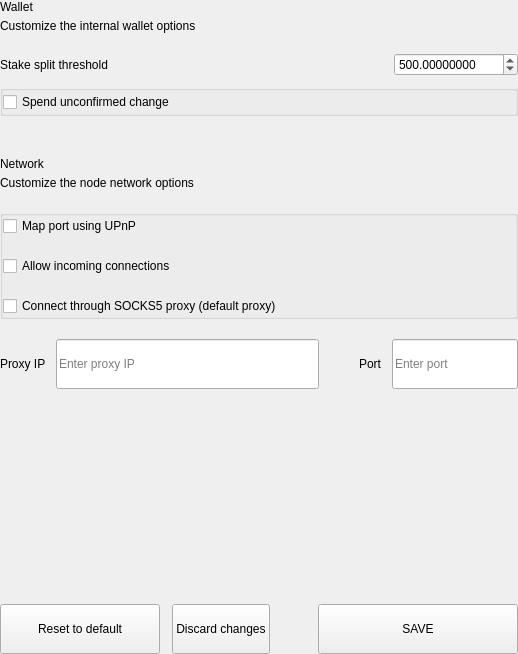
<?xml version="1.0" encoding="UTF-8"?>
<ui version="4.0">
 <class>SettingsWalletOptionsWidget</class>
 <widget class="QWidget" name="SettingsWalletOptionsWidget">
  <property name="geometry">
   <rect>
    <x>0</x>
    <y>0</y>
    <width>518</width>
    <height>654</height>
   </rect>
  </property>
  <property name="windowTitle">
   <string>Form</string>
  </property>
  <layout class="QVBoxLayout" name="verticalLayout">
   <property name="spacing">
    <number>0</number>
   </property>
   <property name="leftMargin">
    <number>0</number>
   </property>
   <property name="topMargin">
    <number>0</number>
   </property>
   <property name="rightMargin">
    <number>0</number>
   </property>
   <property name="bottomMargin">
    <number>0</number>
   </property>
   <item>
    <widget class="QWidget" name="left" native="true">
     <layout class="QVBoxLayout" name="verticalLayout_1">
      <property name="leftMargin">
       <number>0</number>
      </property>
      <property name="topMargin">
       <number>0</number>
      </property>
      <property name="rightMargin">
       <number>0</number>
      </property>
      <property name="bottomMargin">
       <number>0</number>
      </property>
      <item>
       <layout class="QVBoxLayout" name="verticalLayout_2">
        <property name="spacing">
         <number>0</number>
        </property>
        <item>
         <layout class="QHBoxLayout" name="horizontalLayout">
          <property name="spacing">
           <number>0</number>
          </property>
          <item>
           <layout class="QVBoxLayout" name="verticalLayoutTitle">
            <property name="spacing">
             <number>5</number>
            </property>
            <item>
             <widget class="QLabel" name="labelTitle">
              <property name="text">
               <string>Wallet</string>
              </property>
             </widget>
            </item>
            <item>
             <widget class="QLabel" name="labelSubtitle1">
              <property name="text">
               <string>Customize the internal wallet options</string>
              </property>
              <property name="wordWrap">
               <bool>true</bool>
              </property>
             </widget>
            </item>
           </layout>
          </item>
         </layout>
        </item>
        <item>
         <spacer name="verticalSpacer">
          <property name="orientation">
           <enum>Qt::Vertical</enum>
          </property>
          <property name="sizeType">
           <enum>QSizePolicy::Fixed</enum>
          </property>
          <property name="sizeHint" stdset="0">
           <size>
            <width>20</width>
            <height>20</height>
           </size>
          </property>
         </spacer>
        </item>
        <item>
         <layout class="QHBoxLayout" name="horizontalLayout_1">
          <property name="bottomMargin">
           <number>9</number>
          </property>
          <item>
           <widget class="QLabel" name="labelTitleStake">
            <property name="text">
             <string>Stake split threshold</string>
            </property>
           </widget>
          </item>
          <item>
           <spacer name="horizontalSpacer">
            <property name="orientation">
             <enum>Qt::Horizontal</enum>
            </property>
            <property name="sizeHint" stdset="0">
             <size>
              <width>40</width>
              <height>20</height>
             </size>
            </property>
           </spacer>
          </item>
          <item>
           <widget class="QDoubleSpinBox" name="spinBoxStakeSplitThreshold">
            <property name="decimals">
             <number>8</number>
            </property>
            <property name="minimum">
             <number>0</number>
            </property>
            <property name="maximum">
             <number>999999</number>
            </property>
            <property name="value">
             <number>500</number>
            </property>
           </widget>
          </item>
         </layout>
        </item>
        <item>
         <widget class="QGroupBox" name="groupBox">
          <property name="title">
           <string/>
          </property>
          <layout class="QVBoxLayout" name="verticalLayout_3">
           <property name="spacing">
            <number>20</number>
           </property>
           <property name="leftMargin">
            <number>0</number>
           </property>
           <property name="topMargin">
            <number>0</number>
           </property>
           <property name="rightMargin">
            <number>0</number>
           </property>
           <property name="bottomMargin">
            <number>0</number>
           </property>
           <item>
            <widget class="QCheckBox" name="radioButtonSpend">
             <property name="text">
              <string>Spend unconfirmed change</string>
             </property>
            </widget>
           </item>
          </layout>
         </widget>
        </item>
        <item>
         <spacer name="verticalSpacer_1">
          <property name="orientation">
           <enum>Qt::Vertical</enum>
          </property>
          <property name="sizeType">
           <enum>QSizePolicy::Fixed</enum>
          </property>
          <property name="sizeHint" stdset="0">
           <size>
            <width>20</width>
            <height>20</height>
           </size>
          </property>
         </spacer>
        </item>
        <item>
         <widget class="QLabel" name="labelDivider">
          <property name="minimumSize">
           <size>
            <width>0</width>
            <height>1</height>
           </size>
          </property>
          <property name="maximumSize">
           <size>
            <width>16777215</width>
            <height>1</height>
           </size>
          </property>
          <property name="text">
           <string/>
          </property>
         </widget>
        </item>
        <item>
         <spacer name="verticalSpacer_2">
          <property name="orientation">
           <enum>Qt::Vertical</enum>
          </property>
          <property name="sizeType">
           <enum>QSizePolicy::Fixed</enum>
          </property>
          <property name="sizeHint" stdset="0">
           <size>
            <width>20</width>
            <height>20</height>
           </size>
          </property>
         </spacer>
        </item>
        <item>
         <layout class="QHBoxLayout" name="horizontalLayout_2">
          <property name="spacing">
           <number>0</number>
          </property>
          <item>
           <layout class="QVBoxLayout" name="verticalLayoutTitle_1">
            <property name="spacing">
             <number>5</number>
            </property>
            <item>
             <widget class="QLabel" name="labelTitleNetwork">
              <property name="text">
               <string>Network</string>
              </property>
             </widget>
            </item>
            <item>
             <widget class="QLabel" name="labelSubtitleNetwork">
              <property name="text">
               <string>Customize the node network options</string>
              </property>
              <property name="wordWrap">
               <bool>true</bool>
              </property>
             </widget>
            </item>
           </layout>
          </item>
         </layout>
        </item>
        <item>
         <spacer name="verticalSpacer_3">
          <property name="orientation">
           <enum>Qt::Vertical</enum>
          </property>
          <property name="sizeType">
           <enum>QSizePolicy::Fixed</enum>
          </property>
          <property name="sizeHint" stdset="0">
           <size>
            <width>20</width>
            <height>20</height>
           </size>
          </property>
         </spacer>
        </item>
        <item>
         <widget class="QGroupBox" name="groupBox_1">
          <property name="title">
           <string/>
          </property>
          <layout class="QVBoxLayout" name="verticalLayout_4">
           <property name="spacing">
            <number>20</number>
           </property>
           <property name="leftMargin">
            <number>0</number>
           </property>
           <property name="topMargin">
            <number>0</number>
           </property>
           <property name="rightMargin">
            <number>0</number>
           </property>
           <property name="bottomMargin">
            <number>0</number>
           </property>
           <item>
            <widget class="QCheckBox" name="checkBoxMap">
             <property name="text">
              <string>Map port using UPnP</string>
             </property>
            </widget>
           </item>
           <item>
            <widget class="QCheckBox" name="checkBoxAllow">
             <property name="text">
              <string>Allow incoming connections</string>
             </property>
            </widget>
           </item>
           <item>
            <widget class="QCheckBox" name="checkBoxConnect">
             <property name="text">
              <string>Connect through SOCKS5 proxy (default proxy)</string>
             </property>
            </widget>
           </item>
          </layout>
         </widget>
        </item>
        <item>
         <spacer name="verticalSpacer_4">
          <property name="orientation">
           <enum>Qt::Vertical</enum>
          </property>
          <property name="sizeType">
           <enum>QSizePolicy::Fixed</enum>
          </property>
          <property name="sizeHint" stdset="0">
           <size>
            <width>20</width>
            <height>20</height>
           </size>
          </property>
         </spacer>
        </item>
        <item>
         <layout class="QHBoxLayout" name="horizontalLayout_3" stretch="2,0,1">
          <property name="spacing">
           <number>0</number>
          </property>
          <item>
           <layout class="QHBoxLayout" name="horizontalLayout_4">
            <property name="spacing">
             <number>10</number>
            </property>
            <item>
             <widget class="QLabel" name="labelSubtitleProxy">
              <property name="text">
               <string>Proxy IP</string>
              </property>
             </widget>
            </item>
            <item>
             <widget class="QLineEdit" name="lineEditProxy">
              <property name="minimumSize">
               <size>
                <width>0</width>
                <height>50</height>
               </size>
              </property>
              <property name="maximumSize">
               <size>
                <width>16777215</width>
                <height>50</height>
               </size>
              </property>
              <property name="placeholderText">
               <string>Enter proxy IP</string>
              </property>
             </widget>
            </item>
           </layout>
          </item>
          <item>
           <spacer name="horizontalSpacer_1">
            <property name="orientation">
             <enum>Qt::Horizontal</enum>
            </property>
            <property name="sizeHint" stdset="0">
             <size>
              <width>40</width>
              <height>20</height>
             </size>
            </property>
           </spacer>
          </item>
          <item>
           <layout class="QHBoxLayout" name="horizontalLayout_5">
            <property name="spacing">
             <number>10</number>
            </property>
            <item>
             <widget class="QLabel" name="labelSubtitlePort">
              <property name="text">
               <string>Port</string>
              </property>
             </widget>
            </item>
            <item>
             <widget class="QLineEdit" name="lineEditPort">
              <property name="minimumSize">
               <size>
                <width>0</width>
                <height>50</height>
               </size>
              </property>
              <property name="maximumSize">
               <size>
                <width>16777215</width>
                <height>50</height>
               </size>
              </property>
              <property name="placeholderText">
               <string>Enter port</string>
              </property>
             </widget>
            </item>
           </layout>
          </item>
         </layout>
        </item>
        <item>
         <spacer name="verticalSpacer_5">
          <property name="orientation">
           <enum>Qt::Vertical</enum>
          </property>
          <property name="sizeHint" stdset="0">
           <size>
            <width>20</width>
            <height>40</height>
           </size>
          </property>
         </spacer>
        </item>
        <item>
         <layout class="QHBoxLayout" name="horizontalLayout_6">
          <property name="spacing">
           <number>12</number>
          </property>
          <item>
           <widget class="QPushButton" name="pushButtonReset">
            <property name="minimumSize">
             <size>
              <width>160</width>
              <height>50</height>
             </size>
            </property>
            <property name="maximumSize">
             <size>
              <width>50</width>
              <height>16777215</height>
             </size>
            </property>
            <property name="focusPolicy">
             <enum>Qt::NoFocus</enum>
            </property>
            <property name="text">
             <string>Reset to default</string>
            </property>
           </widget>
          </item>
          <item>
           <widget class="QPushButton" name="pushButtonClean">
            <property name="minimumSize">
             <size>
              <width>0</width>
              <height>50</height>
             </size>
            </property>
            <property name="focusPolicy">
             <enum>Qt::NoFocus</enum>
            </property>
            <property name="text">
             <string>Discard changes</string>
            </property>
           </widget>
          </item>
          <item>
           <spacer name="horizontalSpacer_2">
            <property name="orientation">
             <enum>Qt::Horizontal</enum>
            </property>
            <property name="sizeType">
             <enum>QSizePolicy::Expanding</enum>
            </property>
            <property name="sizeHint" stdset="0">
             <size>
              <width>40</width>
              <height>20</height>
             </size>
            </property>
           </spacer>
          </item>
          <item>
           <widget class="QPushButton" name="pushButtonSave">
            <property name="minimumSize">
             <size>
              <width>200</width>
              <height>50</height>
             </size>
            </property>
            <property name="maximumSize">
             <size>
              <width>200</width>
              <height>50</height>
             </size>
            </property>
            <property name="focusPolicy">
             <enum>Qt::NoFocus</enum>
            </property>
            <property name="text">
             <string>SAVE</string>
            </property>
           </widget>
          </item>
         </layout>
        </item>
       </layout>
      </item>
     </layout>
    </widget>
   </item>
  </layout>
 </widget>
 <resources/>
 <connections/>
</ui>
